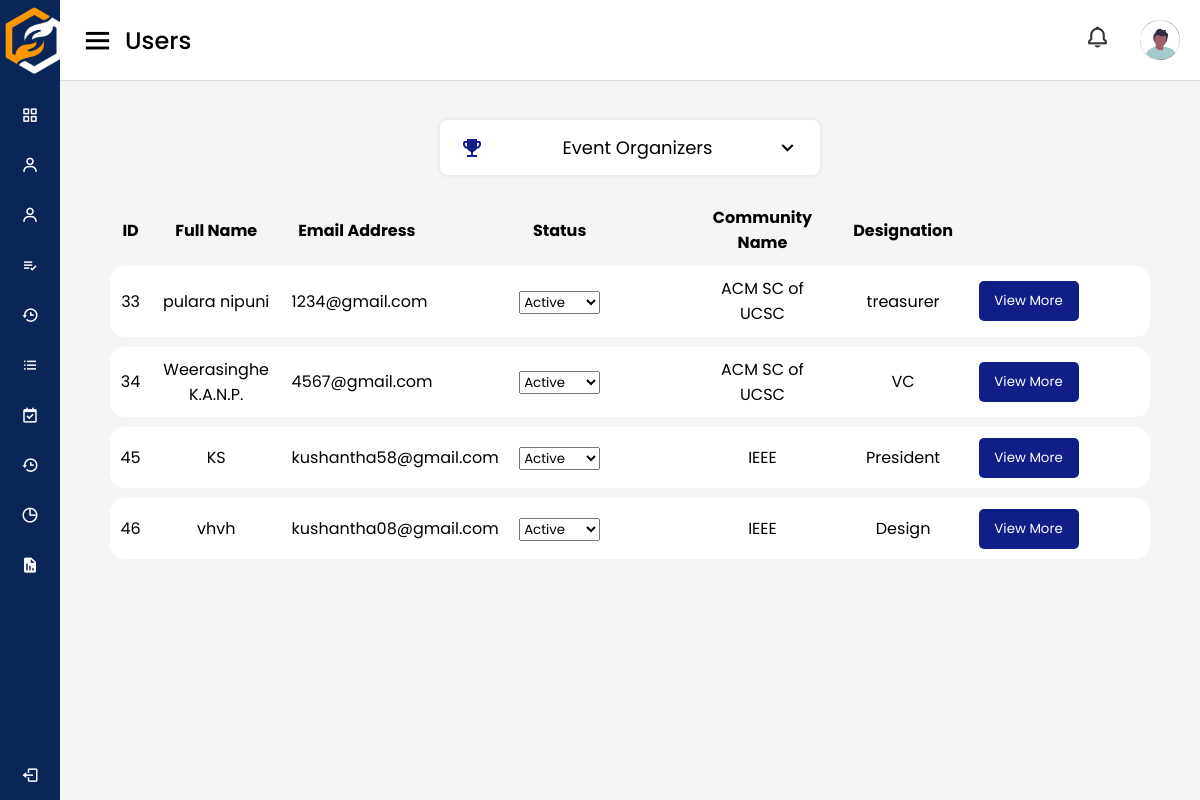
/adminPages/organizers (signed in), run on the app's committed database.
### tables this page shows
CREATE TABLE `event_org` (
  `id` int(11) NOT NULL,
  `full_name` varchar(255) NOT NULL,
  `NIC` varchar(255) NOT NULL,
  `community_name` varchar(255) NOT NULL,
  `designation` varchar(255) NOT NULL,
  `zipcode` varchar(255) NOT NULL,
  `district` int(11) NOT NULL,
  `acc_status` int(11) NOT NULL,
  `user_id` int(11) NOT NULL,
  `proof_document` varchar(255) NOT NULL
);

CREATE TABLE `reg_user` (
  `id` int(11) NOT NULL,
  `email` varchar(255) NOT NULL,
  `password` varchar(255) NOT NULL,
  `user_type` int(11) NOT NULL,
  `prof_img` varchar(255) NOT NULL,
  `tp_number` varchar(10) NOT NULL,
  `otp_code` int(11) NOT NULL,
  `otp_verify` int(11) NOT NULL,
  `verification_status` int(11) NOT NULL,
  `rejection_note` varchar(255) NOT NULL,
  `password_reset_hash` varchar(255) NOT NULL,
  `password_reset_expiry` int(11) NOT NULL,
  `backup` varchar(255) NOT NULL
);

### app/controllers/AdminPages.php (called while the page is built, shortened)
<?php
class AdminPages extends Controller
{
    public function __construct()
    {
        $this->adminPageModel = $this->model('AdminPage');
    }
    public function organizers()
    {
        $organizers = $this->adminPageModel->getOrganizers();
        $data = [
            'organizers' => $organizers
        ];
        $this->view('users/admin/organizers', $data);
    }
}

### app/libraries/Core.php (called while the page is built, shortened)
<?php
  class Core {
    protected $currentMethod = 'index';
    public function __construct(){
      $url = $this->getUrl();
      if(file_exists('../app/controllers/' . ucwords($url[0] ?? ''). '.php')){
        unset($url[0]);
      }
      $this->currentController = new $this->currentController;
      if(isset($url[1])){
        if(method_exists($this->currentController, $url[1])){
          $this->currentMethod = $url[1];
          unset($url[1]);
        }
      }
      $this->params = $url ? array_values($url) : [];
      call_user_func_array([$this->currentController, $this->currentMethod], $this->params);
    }
      public function getUrl(){
      if(isset($_GET['url'])){
        $url = rtrim($_GET['url'], '/');
        $url = filter_var($url, FILTER_SANITIZE_URL);
        $url = explode('/', $url);
        return $url;
      }
    }
  }

### public/index.php (called while the page is built, shortened)
<?php
    $init = new Core;

### app/libraries/Database.php (called while the page is built, shortened)
<?php
class Database
{
    private $host = DB_HOST;
    private $user = DB_USER;
    private $pass = DB_PASS;
    private $dbname = DB_NAME;
    private $dbh;
    private $stmt;
    public function __construct()
    {
        $dsn = 'mysql:host=' . $this->host . ';dbname=' . $this->dbname;
        $options = array(
            PDO::ATTR_PERSISTENT => true,
            PDO::ATTR_ERRMODE => PDO::ERRMODE_EXCEPTION
        );
        try {
            $this->dbh = new PDO($dsn, $this->user, $this->pass, $options);
        } catch (PDOException $e) {
            $this->error = $e->getMessage();
            echo $this->error;
        }
    }
    public function query($sql)
    {
        $this->stmt = $this->dbh->prepare($sql);
    }
    public function resultSet()
    {
        $this->execute();
        return $this->stmt->fetchAll(PDO::FETCH_OBJ);
    }
    public function execute()
    {
        return $this->stmt->execute();
    }
}

### app/models/AdminPage.php (called while the page is built, shortened)
<?php
class AdminPage
{
    private $db;
    public function __construct()
    {
        $this->db = new Database;
    }
    public function getOrganizers()
    {
        $this->db->query('SELECT *, reg_user.id as id FROM reg_user INNER JOIN event_org on reg_user.id = event_org.user_id WHERE reg_user.user_type = 6 AND verification_status = 1');
        $results = $this->db->resultSet();
        return $results;
    }
}

### app/views/users/admin/organizers.php (the view, shortened to what this page needs)
<!DOCTYPE html>
<html lang="en" dir="ltr">
<head>
    <link rel="stylesheet" href="<?php echo URLROOT; ?>/css/style_dashboard.css" />
    <link rel="stylesheet" href="<?php echo URLROOT; ?>/css/style_user.css" />
    <link href="https://unpkg.com/boxicons@2.0.7/css/boxicons.min.css" rel="stylesheet" />
</head>
<body>
<?php require APPROOT.'/views/inc/side_navbar.php';?>
<section class="home-section">
    <nav>
        <div class="sidebar-button">
            <i class="bx bx-menu sidebarBtn"></i>
            <span class="dashboard">Users</span>
        </div>
        <div class="profile-details">
            <div class="notification">
                <i class="bx bx-bell bx-tada notification"></i>
            </div>
            <img src="<?php echo URLROOT; ?>/img/profile_pic.svg" alt="" />
        </div>
    </nav>
    <main>
        <div class="select-menu">
            <div class="select-btn">
                <span class="material-icons" style="color: #111e88; margin-right: 1rem;">
                            </span>
                <span class="option-text">Event Organizers</span>
                <i class="bx bx-chevron-down"></i>
            </div>
        </div>
        <div class="cards_heading head">
            <div>ID</div>
            <div>Full Name</div>
            <div>Email Address</div>
            <div>Status</div>
            <div>Community Name</div>
            <div>Designation</div>
        </div>
        <?php foreach($data['organizers'] as $organizers) : ?>
            <div class="cards_heading cards_color">
                <div><?php echo $organizers->id; ?></div>
                <div><?php echo $organizers->full_name; ?></div>
                <div><?php echo $organizers->email; ?></div>
                <div>
                    <select name="status" class="status" data-id="<?php echo $organizers->id; ?>">
                        <option value=1 <?php if($organizers->acc_status == 1) echo "selected"?>>Active</option>
                    </select>
                </div>
                <div><?php echo $organizers->community_name; ?></div>
                <div><?php echo $organizers->designation; ?></div>
                <div>
                    <div style="text-align: center;"> <a href="<?php echo URLROOT; ?>/pages/userDetails/<?php echo $organizers->id;?>"> <button class="btnview">View More</button> </a></div>
                </div>
            </div>
        <?php endforeach; ?>
      </main>
    </section>
  </body>
</html>

### public/css/style_dashboard.css (style rules this page uses)
* { margin: 0; padding: 0; box-sizing: border-box; font-family: 'Poppins', sans-serif; }
.home-section { position: relative; background: #f5f5f5; min-height: 100vh; width: calc(100% - 240px); left: 240px; transition: all 0.5s ease; }
.home-section nav { display: flex; justify-content: space-between; height: 80px; background: #fff; display: flex; align-items: center; position: fixed; width: calc(100% - 240px); left: 240px; z-index: 100; padding: 0 20px; box-shadow: 0 1px 1px rgba(0, 0, 0, 0.1); transition: all 0.5s ease; }
.home-section nav .sidebar-button { display: flex; align-items: center; font-size: 24px; font-weight: 500; }
nav .sidebar-button i { font-size: 35px; margin-right: 10px; }
.home-section nav .profile-details { display: flex; align-items: center; padding: 0 auto; }
.profile-details i { padding: 0px 30px; }
nav .profile-details img { height: 40px; width: 40px; border-radius: 6px; object-fit: cover; }
nav .profile-details i { font-size: 25px; color: #333; }
.bx-bell { padding: 10px 10px; }
a { text-decoration: none; }
@media (max-width: 1240px) { .home-section { width: calc(100% - 60px); left: 60px; } }
@media (max-width: 1240px) { .home-section nav { width: calc(100% - 60px); left: 60px; } }

### public/css/style_user.css (style rules this page uses)
:root { --color-white: #fff; --color-info-dark:#7d8da1; --color-info-light:#dce1eb; --color-dark:#363949; --color-light:rgba(132, 139, 200, 0.18); --color-primary-varient:#111e88; --color-background:#f6f6f9; --card-border-radius: 2rem; --border-radius-1: 0.4rem; --border-radius-2: 0.8rem; --border-radius-3: 1.2rem; --card-padding:1.8rem; --padding-1:1.2rem; --box-shadow: 0 2rem 3rem var(--color-light) }
* { margin: 0; padding: 0; box-sizing: border-box; font-family: 'Poppins', sans-serif; }
main { padding-top: 120px; padding-left: 50px; padding-right: 50px; }
.cards_heading { grid-template-columns: 2% 12.8% 12.8% 25% 12.8% 12.8% 12.8% 2%; grid-column-gap: 1%; color: var(--black); max-width: 100%; margin: auto; padding: 1%; font-size: 1rem; border-radius: 15px; font-weight: bold; margin-right: 0px; margin-left: 0px; text-align: center; display: grid; align-items: center; }
.head { font-size: 1rem; }
.cards_color { background: #ffffff; font-weight: normal; color: black; margin-bottom: 10px; margin-right: 0; font-size: 1rem; }
.btnview { display: flex; align-items: center; justify-content: center; height: 40px; margin-right: 0px; max-width: 100px; width: 100%; border: none; outline: none; color: #fff; border-radius: 5px; background-color: #111e88; transition: all 0.3s linear; cursor: pointer; }
.select-menu { width: 380px; margin-top: 5px; margin: auto; margin-bottom: 20px; position: relative; }
.select-menu .select-btn { display: flex; height: 55px; background: #fff; padding: 20px; font-size: 18px; font-weight: 400; border-radius: 8px; align-items: center; cursor: pointer; justify-content: space-between; box-shadow: 0 0 5px rgba(0,0,0,0.1); }
.select-btn i { font-size: 25px; transition: 0.3s; }
.home-section { position: relative; background: #f5f5f5; min-height: 100vh; width: calc(100% - 240px); left: 240px; transition: all 0.5s ease; }
.home-section nav { display: flex; justify-content: space-between; height: 80px; background: #fff; display: flex; align-items: center; position: fixed; width: calc(100% - 240px); left: 240px; z-index: 100; padding: 0 20px; box-shadow: 0 1px 1px rgba(0, 0, 0, 0.1); transition: all 0.5s ease; }
.home-section nav .sidebar-button { display: flex; align-items: center; font-size: 24px; font-weight: 500; }
nav .sidebar-button i { font-size: 35px; margin-right: 10px; }
.home-section nav .profile-details { display: flex; align-items: center; padding: 0 auto; }
.profile-details i { padding: 0px 30px; }
nav .profile-details img { height: 40px; width: 40px; border-radius: 6px; object-fit: cover; }
nav .profile-details i { font-size: 25px; color: #333; }
.bx-bell { padding: 10px 10px; }
@media (max-width: 1240px) { .home-section { width: calc(100% - 60px); left: 60px; } }
@media (max-width: 1240px) { .home-section nav { width: calc(100% - 60px); left: 60px; } }

### data on the page
event_org: user "33", full_name "pulara nipuni", user.email "1234@gmail.com", status "Active", community_name "ACM SC of UCSC", designation "treasurer"
event_org: user "34", full_name "Weerasinghe K.A.N.P.", user.email "4567@gmail.com", status "Active", community_name "ACM SC of UCSC", designation "VC"
event_org: user "45", full_name "KS", user.email "kushantha58@gmail.com", status "Active", community_name "IEEE", designation "President"
event_org: user "46", full_name "vhvh", user.email "kushantha08@gmail.com", status "Active", community_name "IEEE", designation "Design"
